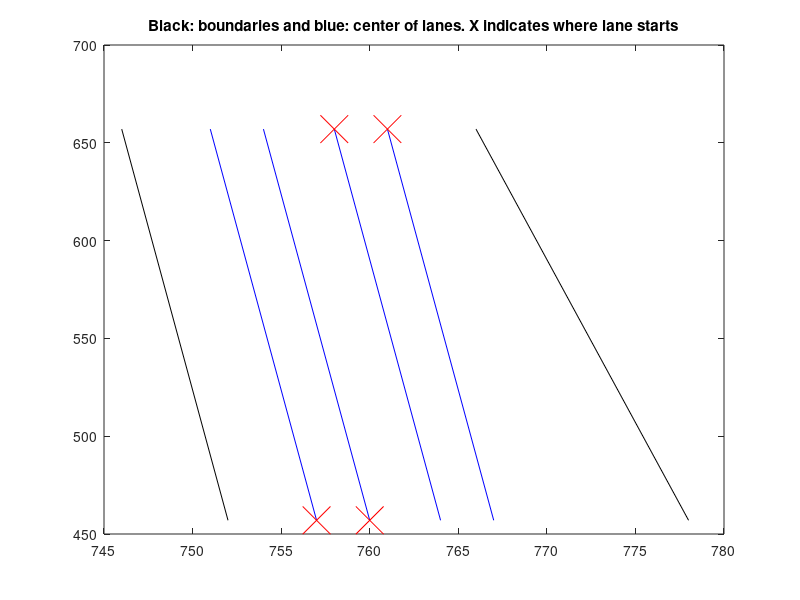

This chart was generated by the following MATLAB code:
%Define lanes to fit InSite scenario. AK. Jan 30, 2018.
function ita_define_lanes
%original bounds obtained by browsing InSite
pur=[766.31 657]
pdr=[778.03 448.19]
pul=[745.94 657]
pdl=[751.54 457.36]
%original bounds rounded for integers by myself
pur=[766 657]
pdr=[778 457]
pul=[746 657]
pdl=[752 457]

pur-pul
pdr-pdl
%in terms of x, upper has 20 m of space while down has 26 m. Use upper
middleXUpper = (pur(1)-pul(1))/2 + pul(1); %756
middleXLower = pdl(1)+10;
middleUpper=[middleXUpper 657]
middleLower=[middleXLower 457]
clf
plot([pur(1) pdr(1)], [pur(2) pdr(2)],'k')
hold on
plot([pul(1) pdl(1)], [pul(2) pdl(2)],'k')
title('Black: boundaries and blue: center of lanes. X indicates where lane starts');
lineCenter.start = [middleLower(1) middleLower(2)];
lineCenter.end = [middleUpper(1) middleUpper(2)];

%middleYUpper = (pur(1)-pul(1))/2 + pul(1);
%make things with respect to B
leftBorder.end=pul; %node3
leftBorder.start=pdl; %node4
[m1,b1]=getLineParameters(leftBorder)
[m2,b2]=getLineParameters(lineCenter)

m1-m2 %have same angle
N=4; %num of lanes
laneCenterA.start=[lineCenter.start(1)-5 lineCenter.start(2)]
laneCenterA.end=[lineCenter.end(1)-5 lineCenter.end(2)]
hold on
plotLane(laneCenterA,'b')
laneCenterB.start=[lineCenter.start(1)-2 lineCenter.start(2)]
laneCenterB.end=[lineCenter.end(1)-2 lineCenter.end(2)]
plotLane(laneCenterB,'b')
%invert direction of C and D
laneCenterC.start=[lineCenter.end(1)+2 lineCenter.end(2)]
laneCenterC.end=[lineCenter.start(1)+2 lineCenter.start(2)]
plotLane(laneCenterC,'b')
laneCenterD.start=[lineCenter.end(1)+5 lineCenter.end(2)]
laneCenterD.end=[lineCenter.start(1)+5 lineCenter.start(2)]
plotLane(laneCenterD,'b')

%mark where the cars start
plot(laneCenterA.start(1),laneCenterA.start(2),'xr','MarkerSize',20)
plot(laneCenterB.start(1),laneCenterB.start(2),'xr','MarkerSize',20)
plot(laneCenterC.start(1),laneCenterC.start(2),'xr','MarkerSize',20)
plot(laneCenterD.start(1),laneCenterD.start(2),'xr','MarkerSize',20)
disp('Result:')
laneCenterA, laneCenterB, laneCenterC, laneCenterD

%This was the final result:
% laneA.start = [757 457]; %node2
% laneA.end = [751 657]; %node1
% laneB.start = [760 457]; %node4
% laneB.end = [754 657]; %node3
% laneC.start = [758 657]; %node5
% laneC.end = [764 457]; %node6
% laneD.start = [761 657]; %node7
% laneD.end = [767 457]; %node8
% directly as XML:
% <nodes>
%    <node id="1" x="751" y="657" />
%    <node id="2" x="757" y="457" />
%    <node id="3" x="754" y="657" />
%    <node id="4" x="760" y="457" />
%    <node id="5" x="758" y="657" />
%    <node id="6" x="764" y="457" />
%    <node id="7" x="761" y="657" />
%    <node id="8" x="767" y="457" />
% </nodes>
end

function [m,b]=getLineParameters(lane)
anglerad=atan2(lane.end(2)-lane.start(2),lane.end(1)-lane.start(1));
m=(lane.end(2)-lane.start(2))/(lane.end(1)-lane.start(1));
angle=anglerad*180/pi;
b=lane.end(2)-m*lane.end(1);
end

function plotLane(lane,mycolor)
    plot([lane.start(1) lane.end(1)], [lane.start(2) lane.end(2)],mycolor)
end